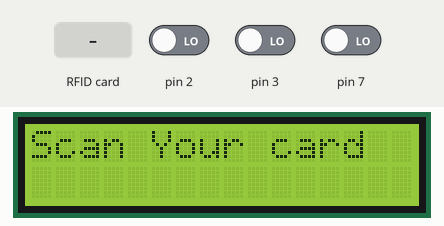
Simulated run of this sketch. Board: Arduino Uno, built with avr-gcc and run on an emulated ATmega328P. On the bench: 16×2 character LCD. The test bench sets the inputs (shaded band); at power-on: pin 3 LOW, pin 2 LOW, pin 7 LOW. What the sketch prints to the serial monitor is not drawn.

Above: at 1.3 s.
1.4 s: RFID card 5E 7A 19 C4 held to the reader
At 1.8 s:
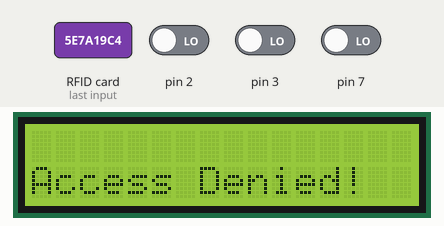
2.9 s: pin 3 driven HIGH
At 5.8 s:
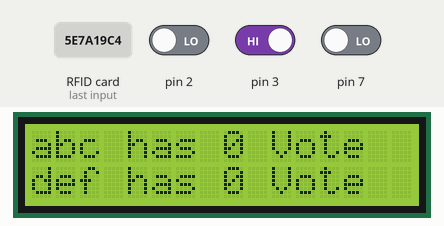
5.9 s: RFID card 53 2C 90 56 held to the reader
At 8.71 s:
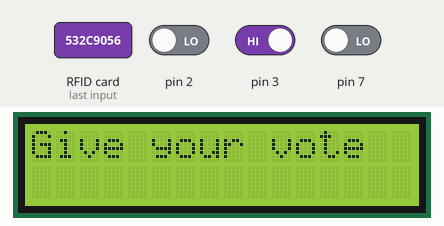
8.9 s: pin 2 driven HIGH
At 10.1 s:
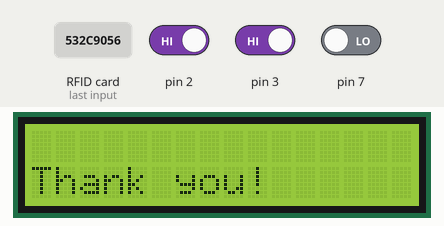
Timing chart, 0 to 11.4 s (numbered marks = the images above; inputs shaded):
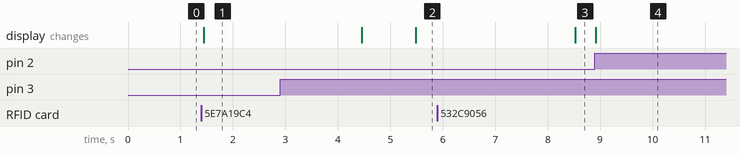

Measured:
- after the input at 1.4 s, the display: changes at once (image 1)
- after the input at 2.9 s, the display: first differs from a run without the input after 2.6 s (image 2)
- after the input at 5.9 s, the display: changes after 2.6 s (image 3)
- after the input at 8.9 s, the display: changes at once (image 4)

The sketch:

nanov_.ino
```cpp
#include <Wire.h>
#include <LiquidCrystal_I2C.h>
#include <SPI.h>
#include <MFRC522.h>

#define SS_PIN 10
#define RST_PIN 9

MFRC522 mfrc522(SS_PIN, RST_PIN);

struct AuthorizedCard {
  byte uid[4];
  bool isVoteGiven; // New boolean field to track whether the vote has been given by this card
};

int abc = 0;
int def = 0;

// Replace these with the UIDs of your authorized RFID cards
AuthorizedCard authorizedCards[] = {
  { {0x53, 0x2C, 0x90, 0x56}, false },
  { {0x93, 0xCD, 0xF4, 0x56}, false }
};

// Define the I2C address of your LCD (you can find it on the back of the LCD module)
int lcdAddress = 0x27;

// Define the number of columns and rows on your LCD
int lcdColumns = 16;
int lcdRows = 2;

LiquidCrystal_I2C lcd(lcdAddress, lcdColumns, lcdRows);

void setup() {
  Serial.begin(9600);
  SPI.begin();
  mfrc522.PCD_Init();

  // Initialize the LCD
  lcd.begin();
  lcd.backlight();

  lcd.print("Scan Your card");
}

void loop() {
  if (digitalRead(3) == HIGH) {
    lcd.clear();
    lcd.setCursor(0, 0);
    lcd.print("abc has ");
    lcd.print(abc);
    lcd.print(" Vote");

    // Assuming abc and def are variables declared and assigned values
    lcd.setCursor(0, 1);
    lcd.print("def has ");
    lcd.print(def);
    lcd.print(" Vote");

    // Print "Pressed" to the Serial Monitor

    // Add a delay to avoid rapid multiple readings
    delay(3000);
    lcd.clear();
    lcd.setCursor(0, 0);
    lcd.print("Scan Your card");
    // Adjust the delay as needed
  }

  if (mfrc522.PICC_IsNewCardPresent() && mfrc522.PICC_ReadCardSerial()) {
    lcd.clear();
    lcd.setCursor(0, 0);
    lcd.print("Give your vote");

    if (isAuthorized(mfrc522.uid)) {
      int a = vote();
      lcd.clear();
      lcd.setCursor(0, 1);
      lcd.print("Thank you!");
      delay(1000);
    } else {
      lcd.clear();
      lcd.setCursor(0, 1);
      lcd.print("Access Denied!");
      Serial.println("Access Denied - Not Matched!");
    }

    delay(3000); // Display the result for 3 seconds
    lcd.clear();
    lcd.print("Scan Your card!");
    delay(1000); // Delay to avoid rapid card reading
  }
}

bool isAuthorized(MFRC522::Uid cardUID) {
  for (int i = 0; i < sizeof(authorizedCards) / sizeof(authorizedCards[0]); i++) {
    if (compareUID(cardUID, authorizedCards[i].uid)) {
      // Check if the vote has already been given by this card
      if (authorizedCards[i].isVoteGiven) {
        lcd.clear();
        lcd.setCursor(0, 1);
        lcd.print("Vote already given!");
        delay(3000);
        lcd.clear();
        lcd.print("Scan Your card!");
        delay(1000);
        return false;
      } else {
        return true;
      }
    }
  }
  return false;
}

bool compareUID(MFRC522::Uid uid1, byte uid2[]) {
  if (uid1.size != 4) {
    return false;
  }

  for (byte i = 0; i < uid1.size; i++) {
    if (uid1.uidByte[i] != uid2[i]) {
      return false;
    }
  }

  return true;
}

int vote() {
  bool ist = true;
  while (ist) {
    if (digitalRead(7) == HIGH) {
      lcd.setCursor(0, 1);
      abc++;

      // Set the isVoteGiven flag to true for the authorized card
      setVoteGivenFlag(mfrc522.uid, true);

      // Print "Pressed" to the Serial Monitor
      return 1;
      ist = false;
      // Add a delay to avoid rapid multiple readings
      delay(1000); // Adjust the delay as needed
    }
    if (digitalRead(2) == HIGH) {
      lcd.setCursor(0, 1);
      def++;

      // Set the isVoteGiven flag to true for the authorized card
      setVoteGivenFlag(mfrc522.uid, true);

      // Print "Pressed" to the Serial Monitor
      return 1;
      ist = false;
      // Add a delay to avoid rapid multiple readings
      delay(1000); // Adjust the delay as needed
    }
  }
}

void setVoteGivenFlag(MFRC522::Uid cardUID, bool value) {
  for (int i = 0; i < sizeof(authorizedCards) / sizeof(authorizedCards[0]); i++) {
    if (compareUID(cardUID, authorizedCards[i].uid)) {
      authorizedCards[i].isVoteGiven = value;
      return;
    }
  }
}
```
